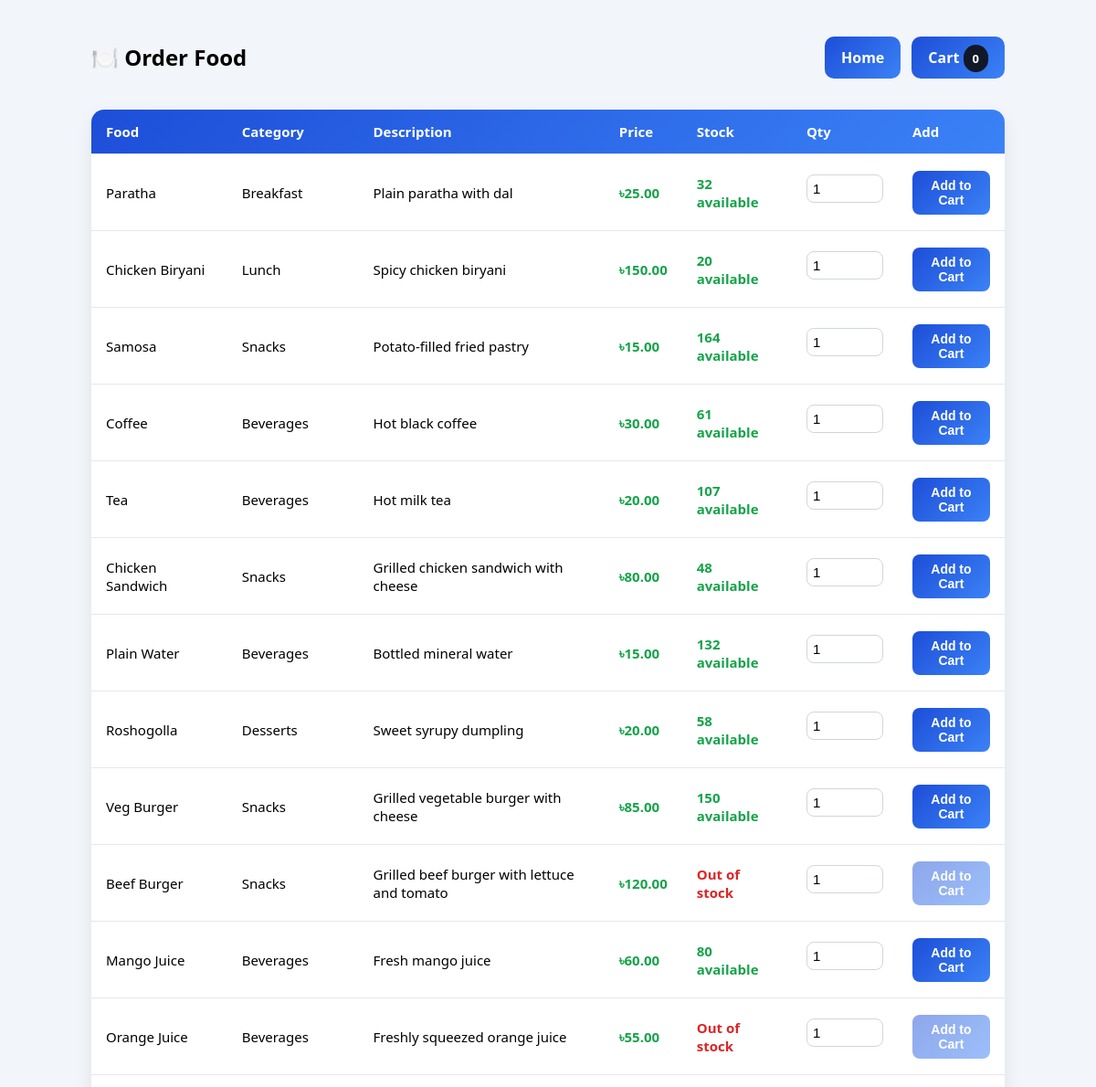
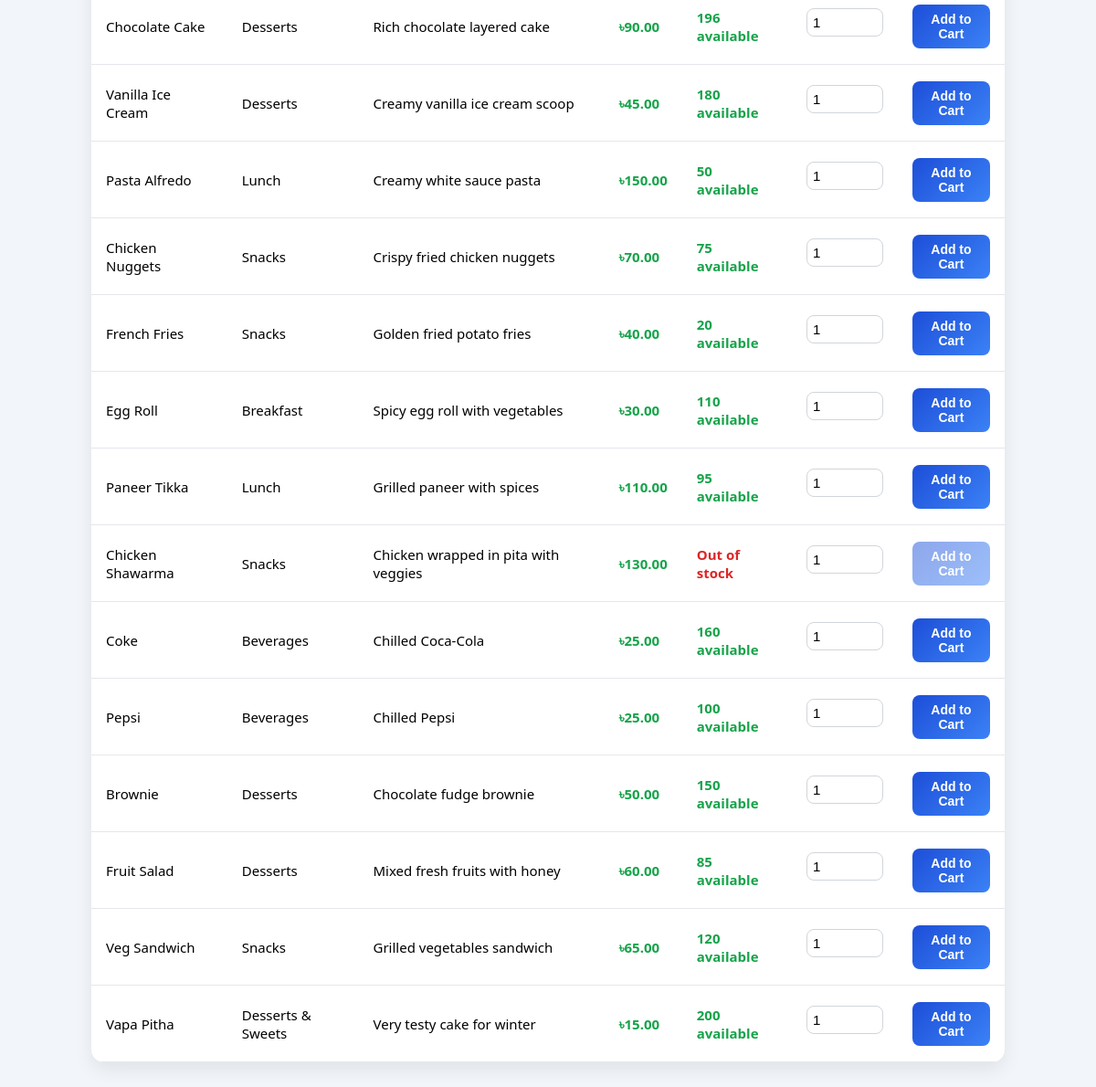
Screenshot of /orderFood.php (signed in) with the database file from the repository (2 pictures, top to bottom).
### tables this page shows
CREATE TABLE `products` (
  `product_id` int(11) NOT NULL,
  `product_name` varchar(255) NOT NULL,
  `description` text DEFAULT NULL,
  `price` decimal(10,2) NOT NULL,
  `category_id` int(11) DEFAULT NULL,
  `deleted` enum('0','1') NOT NULL DEFAULT '0',
  `created_at` timestamp NOT NULL DEFAULT current_timestamp()
);

CREATE TABLE `categories` (
  `category_id` int(11) NOT NULL,
  `category_name` varchar(100) NOT NULL,
  `description` text DEFAULT NULL
);

CREATE TABLE `inventory` (
  `inventory_id` int(11) NOT NULL,
  `product_id` int(11) NOT NULL,
  `stock_quantity` int(11) NOT NULL,
  `last_updated` timestamp NOT NULL DEFAULT current_timestamp() ON UPDATE current_timestamp()
);

### orderFood.php (the view, shortened to what this page needs)
<?php
require_once "./config/db.php";
$sql = "
  SELECT
    p.product_id, p.product_name, p.description, p.price,
    c.category_name,
    i.stock_quantity
  FROM products p
  LEFT JOIN categories c ON p.category_id = c.category_id
  LEFT JOIN inventory i ON p.product_id = i.product_id
  WHERE p.deleted='0'
  ORDER BY p.product_id ASC
";
$result = $conn->query($sql);
?>
<!DOCTYPE html>
<html>
<head>
  <link rel="stylesheet" href="../assets/style.css">
</head>
<body>
<div class="container">
  <div class="header-row">
    <h2>🍽️ Order Food</h2>
    <div class="nav">
      <a class="btn" href="./user_home.php">Home</a>
      <a class="btn" href="viewCart.php">
        Cart
        <span class="cart-badge">
          <?= array_sum($_SESSION["cart"]) ?>
        </span>
      </a>
    </div>
  </div>
  <div class="table-wrap">
    <table>
      <thead>
        <tr>
          <th>Food</th>
          <th>Category</th>
          <th>Description</th>
          <th>Price</th>
          <th>Stock</th>
          <th>Qty</th>
          <th>Add</th>
        </tr>
      </thead>
      <tbody>
        <?php if ($result && $result->num_rows > 0): ?>
          <?php while($row = $result->fetch_assoc()):
            $stock = (int)($row["stock_quantity"] ?? 0);
            $stockClass = $stock <= 0 ? "stock-out" : ($stock <= 5 ? "stock-low" : "stock-ok");
          ?>
            <tr>
              <td><?= htmlspecialchars($row["product_name"]) ?></td>
              <td><?= htmlspecialchars($row["category_name"] ?? "N/A") ?></td>
              <td><?= htmlspecialchars($row["description"]) ?></td>
              <td class="price">৳<?= number_format($row["price"],2) ?></td>
              <td class="<?= $stockClass ?>">
                <?= $stock > 0 ? $stock . " available" : "Out of stock" ?>
              </td>
              <td>
                <form method="POST" style="display:flex;gap:8px;align-items:center;">
                  <input class="qty-input" type="number" name="quantity" value="1" min="1"
                         max="<?= max(1,$stock) ?>">
              </td>
              <td>
                  <button class="btn-sm" type="submit" name="add_to_cart"
                          <?= $stock <= 0 ? "disabled" : "" ?>>
                    Add to Cart
                  </button>
              </td>
            </tr>
          <?php endwhile; ?>
        <?php else: ?>
          <tr><td colspan="7" style="text-align:center;padding:20px;">No foods found.</td></tr>
        <?php endif; ?>
      </tbody>
    </table>
  </div>
</div>
</body>
</html>

### assets/style.css (style rules this page uses)
body { font-family: system-ui, sans-serif; background: #f2f5f9; margin: 0; padding: 0; }
.container { width: min(100% - 2rem, 1000px); margin: 40px auto; }
h1, h2 { margin-top: 0; }
input { width: 100%; padding: 12px; margin: 8px 0 16px; border: 1px solid #d0d7e2; border-radius: 10px; font-size: 15px; }
button, .btn { display: inline-block; background: linear-gradient(135deg, #1d4ed8, #3b82f6); color: white; border: none; padding: 12px 18px; border-radius: 10px; cursor: pointer; font-weight: 600; text-decoration: none; }
.nav { display: flex; gap: 12px; margin-bottom: 18px; }

### orderFood.php (style rules this page uses)
.table-wrap { overflow-x:auto; background:#fff; border-radius:14px; box-shadow:0 8px 20px rgba(0,0,0,.08); }
table { width:100%; border-collapse:collapse; min-width:900px; }
thead { background:linear-gradient(135deg,#1d4ed8,#3b82f6); color:#fff; }
th,td { padding:14px 16px; text-align:left; border-bottom:1px solid #e5e7eb; font-size:15px; vertical-align:middle; }
.price { font-weight:700; color:#16a34a; }
.stock-ok { color:#16a34a; font-weight:700; }
.stock-out { color:#dc2626; font-weight:700; }
.qty-input { width:70px; padding:6px; border:1px solid #d1d5db; border-radius:8px; }
.btn-sm { padding:8px 12px; border-radius:8px; font-size:14px; background:linear-gradient(135deg,#1d4ed8,#3b82f6); color:white; border:none; cursor:pointer; font-weight:600; }
.btn-sm:disabled { opacity:.5; cursor:not-allowed; }
.header-row { display:flex; justify-content:space-between; align-items:center; flex-wrap:wrap; gap:12px; margin-bottom:16px; }
.cart-badge { background:#111827; color:#fff; padding:6px 10px; border-radius:999px; font-size:13px; font-weight:700; }

### rows the page displays
products: product_name "Paratha", category.category_name "Breakfast", description "Plain paratha with dal", price "25.00", inventory.stock_quantity "32"
products: product_name "Chicken Biryani", category.category_name "Lunch", description "Spicy chicken biryani", price "150.00", inventory.stock_quantity "20"
products: product_name "Samosa", category.category_name "Snacks", description "Potato-filled fried pastry", price "15.00", inventory.stock_quantity "164"
products: product_name "Coffee", category.category_name "Beverages", description "Hot black coffee", price "30.00", inventory.stock_quantity "61"
products: product_name "Tea", category.category_name "Beverages", description "Hot milk tea", price "20.00", inventory.stock_quantity "107"
products: product_name "Chicken Sandwich", category.category_name "Snacks", description "Grilled chicken sandwich with cheese", price "80.00", inventory.stock_quantity "48"
products: product_name "Plain Water", category.category_name "Beverages", description "Bottled mineral water", price "15.00", inventory.stock_quantity "132"
products: product_name "Roshogolla", category.category_name "Desserts", description "Sweet syrupy dumpling", price "20.00", inventory.stock_quantity "58"
products: product_name "Veg Burger", category.category_name "Snacks", description "Grilled vegetable burger with cheese", price "85.00", inventory.stock_quantity "150"
products: product_name "Beef Burger", category.category_name "Snacks", description "Grilled beef burger with lettuce and tomato", price "120.00", shows "Out of stock", quantity "1"
products: product_name "Mango Juice", category.category_name "Beverages", description "Fresh mango juice", price "60.00", inventory.stock_quantity "80"
products: product_name "Orange Juice", category.category_name "Beverages", description "Freshly squeezed orange juice", price "55.00", shows "Out of stock", quantity "1"
products: product_name "Chocolate Cake", category.category_name "Desserts", description "Rich chocolate layered cake", price "90.00", inventory.stock_quantity "196"
products: product_name "Vanilla Ice Cream", category.category_name "Desserts", description "Creamy vanilla ice cream scoop", price "45.00", inventory.stock_quantity "180"
products: product_name "Pasta Alfredo", category.category_name "Lunch", description "Creamy white sauce pasta", price "150.00", inventory.stock_quantity "50"
products: product_name "Chicken Nuggets", category.category_name "Snacks", description "Crispy fried chicken nuggets", price "70.00", inventory.stock_quantity "75"
products: product_name "French Fries", category.category_name "Snacks", description "Golden fried potato fries", price "40.00", inventory.stock_quantity "20"
products: product_name "Egg Roll", category.category_name "Breakfast", description "Spicy egg roll with vegetables", price "30.00", inventory.stock_quantity "110"
products: product_name "Paneer Tikka", category.category_name "Lunch", description "Grilled paneer with spices", price "110.00", inventory.stock_quantity "95"
products: product_name "Chicken Shawarma", category.category_name "Snacks", description "Chicken wrapped in pita with veggies", price "130.00", shows "Out of stock", quantity "1"
products: product_name "Coke", category.category_name "Beverages", description "Chilled Coca-Cola", price "25.00", inventory.stock_quantity "160"
products: product_name "Pepsi", category.category_name "Beverages", description "Chilled Pepsi", price "25.00", inventory.stock_quantity "100"
products: product_name "Brownie", category.category_name "Desserts", description "Chocolate fudge brownie", price "50.00", inventory.stock_quantity "150"
products: product_name "Fruit Salad", category.category_name "Desserts", description "Mixed fresh fruits with honey", price "60.00", inventory.stock_quantity "85"
products: product_name "Veg Sandwich", category.category_name "Snacks", description "Grilled vegetables sandwich", price "65.00", inventory.stock_quantity "120"
products: product_name "Vapa Pitha", category.category_name "Desserts & Sweets", description "Very testy cake for winter", price "15.00", inventory.stock_quantity "200"

### other values shown
array_sum($_SESSION["cart"]) "0"
